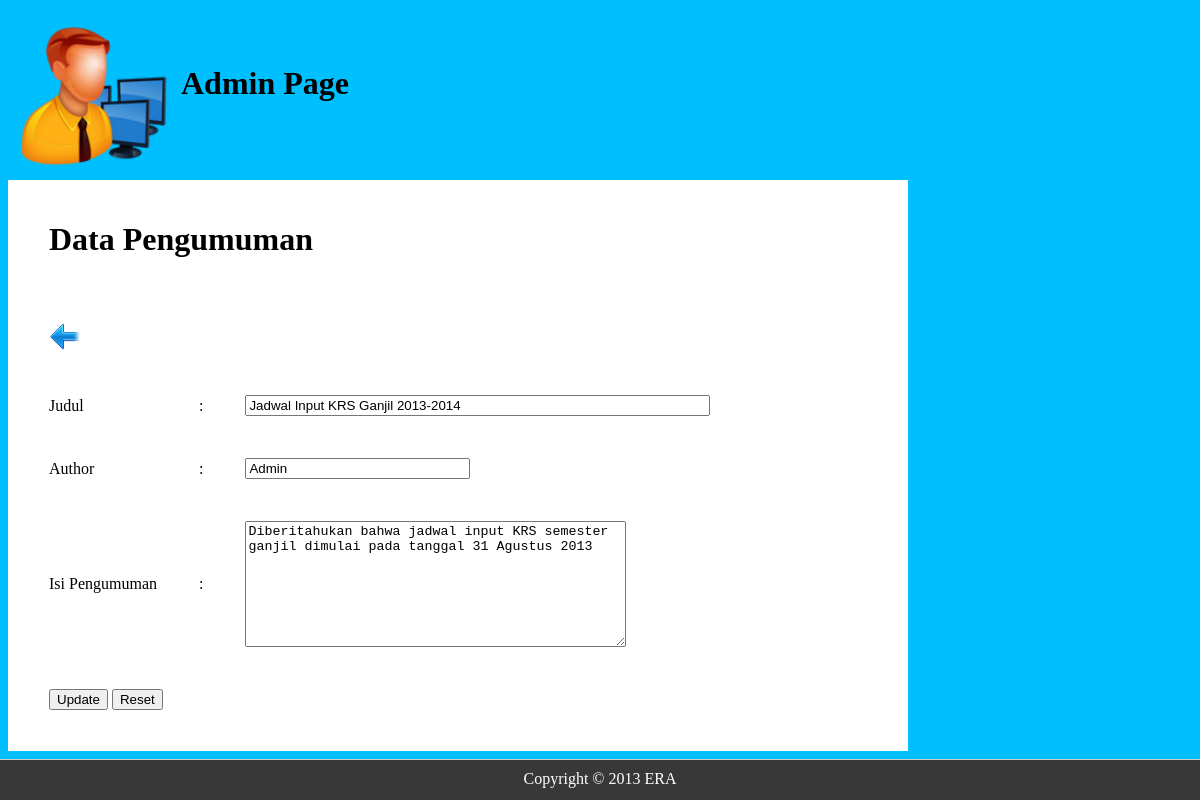
Screenshot of /formupdatepengumuman.php?id=1 with the database file from the repository.
### tables this page shows
CREATE TABLE IF NOT EXISTS `data_pengumuman` (
  `id` int(11) NOT NULL AUTO_INCREMENT,
  `judul` varchar(100) NOT NULL,
  `author` varchar(50) NOT NULL,
  `isi` varchar(255) NOT NULL,
  PRIMARY KEY (`id`)
);

### formupdatepengumuman.php (the view, shortened to what this page needs)
<html>
<head>
	<link rel="stylesheet" type="text/css" href="CSS/layout.css"/>
	<link rel="stylesheet" type="text/css" href="CSS/font.css"/>
	<link rel="stylesheet" type="text/css" href="CSS/element.css"/>
</head>
<body>
	<div id="container">
	<div id="header">
		<table border="0" cellspacing="10">
			<tr>
				<td><img src="Images/admin.png" width="150" height="150" /></td>
				<td><h1>Admin Page</h1></td>
			</tr>
		</table>
	</div>
	<div id="cpanel">
		<form action="updatepengumuman.php?id=<?php echo $_GET['id']; ?> " method="POST" name="formpengumuman" >
		<table border="0" cellspacing="40">
			<tr>
				<td colspan="3"><h1>Data Pengumuman</h1></td>
			</tr>
			<tr>
				<td>
					<a href="tampilpengumuman.php" title="Kembali"><img src="Images/back.png" /></a>
				</td>
			</tr>
			<?php
				$id = $_GET['id'];
				$tampil = "SELECT * FROM data_pengumuman WHERE id='$id';";
				$querytampil = mysql_query($tampil);
				while($hasil = mysql_fetch_array($querytampil)) {
					$judul = $hasil['judul'];
					$author = $hasil['author'];
					$isi = $hasil['isi'];
			?>
					<tr>
						<td>Judul</td>
						<td>:</td>
						<td><input type="text" name="judul" size="55" value="<?php echo $judul; ?>" /></td>
					</tr>
					<tr>
						<td>Author</td>
						<td>:</td>
						<td><input type="text" name="author" size="25" value="<?php echo $author; ?>" /></td>
					</tr>
					<tr>
						<td>Isi Pengumuman</td>
						<td>:</td>
						<td>
							<textarea cols="45" rows="8" name="isi" ><?php echo $isi; ?></textarea>
						</td>
					</tr>
					<tr>
						<td colspan="3">
						<input type="submit" name="update" value="Update" />
						<input type="reset" name="reset" value="Reset" />
						</td>
					</tr>
			<?php
				}
			?>
		</table>
		</form>
	</div>
	</div>
	<div id="footer">Copyright &copy; 2013 ERA</div>
</body>
</html>

### CSS/layout.css (style rules this page uses)
#container { margin: auto; width: 1200px; }
#footer { background-color: #383838; border-top: 1px solid #ccc; bottom: 0; color: #ffffff; height: 20px; padding: 10px; position: fixed; top: auto; left: 0; right: 0; z-index: 101; text-align:center; }
body { background-color: #00BFFF; }
#cpanel { background: white; margin-top: 0px; width: 900px; }

### CSS/element.css (style rules this page uses)
a:link { text-decoration: none; color: black; }

### rows the page displays
data_pengumuman: judul "Jadwal Input KRS Ganjil 2013-2014", author "Admin", isi "Diberitahukan bahwa jadwal input KRS semester ganjil dimulai pada tanggal 31 Agustus 2013"
